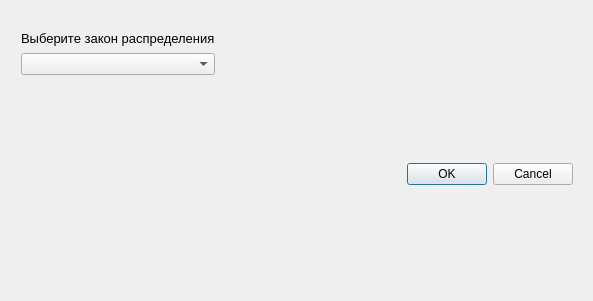
<?xml version="1.0" encoding="UTF-8"?>
<ui version="4.0">
 <class>GenerateSampleDialog</class>
 <widget class="QDialog" name="GenerateSampleDialog">
  <property name="geometry">
   <rect>
    <x>0</x>
    <y>0</y>
    <width>593</width>
    <height>301</height>
   </rect>
  </property>
  <property name="windowTitle">
   <string>Dialog</string>
  </property>
  <widget class="QDialogButtonBox" name="buttonBox">
   <property name="geometry">
    <rect>
     <x>380</x>
     <y>160</y>
     <width>193</width>
     <height>28</height>
    </rect>
   </property>
   <property name="orientation">
    <enum>Qt::Horizontal</enum>
   </property>
   <property name="standardButtons">
    <set>QDialogButtonBox::Cancel|QDialogButtonBox::Ok</set>
   </property>
  </widget>
  <widget class="QWidget" name="verticalLayoutWidget">
   <property name="geometry">
    <rect>
     <x>20</x>
     <y>100</y>
     <width>321</width>
     <height>131</height>
    </rect>
   </property>
   <layout class="QVBoxLayout" name="verticalLayout"/>
  </widget>
  <widget class="QWidget" name="">
   <property name="geometry">
    <rect>
     <x>21</x>
     <y>31</y>
     <width>321</width>
     <height>61</height>
    </rect>
   </property>
   <layout class="QVBoxLayout" name="top_layout">
    <property name="spacing">
     <number>7</number>
    </property>
    <property name="sizeConstraint">
     <enum>QLayout::SetFixedSize</enum>
    </property>
    <property name="bottomMargin">
     <number>0</number>
    </property>
    <item>
     <widget class="QLabel" name="label">
      <property name="font">
       <font>
        <family>Arial</family>
        <pointsize>10</pointsize>
       </font>
      </property>
      <property name="text">
       <string>Выберите закон распределения</string>
      </property>
     </widget>
    </item>
    <item>
     <widget class="QComboBox" name="distr_box"/>
    </item>
   </layout>
  </widget>
 </widget>
 <resources/>
 <connections>
  <connection>
   <sender>buttonBox</sender>
   <signal>accepted()</signal>
   <receiver>GenerateSampleDialog</receiver>
   <slot>accept()</slot>
   <hints>
    <hint type="sourcelabel">
     <x>248</x>
     <y>254</y>
    </hint>
    <hint type="destinationlabel">
     <x>157</x>
     <y>274</y>
    </hint>
   </hints>
  </connection>
  <connection>
   <sender>buttonBox</sender>
   <signal>rejected()</signal>
   <receiver>GenerateSampleDialog</receiver>
   <slot>reject()</slot>
   <hints>
    <hint type="sourcelabel">
     <x>316</x>
     <y>260</y>
    </hint>
    <hint type="destinationlabel">
     <x>286</x>
     <y>274</y>
    </hint>
   </hints>
  </connection>
 </connections>
</ui>
